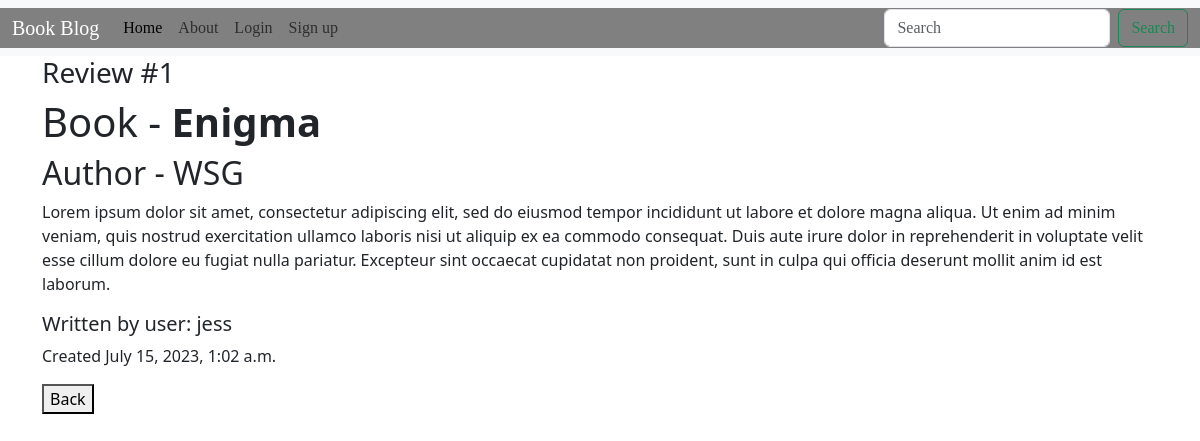
Screenshot of /posts/1/details with the database file from the repository.
### posts/models.py (models this page shows, shortened)
class Post(models.Model):
    book_title = models.CharField(max_length=128)
    book_author = models.CharField(max_length=128)
    body = models.TextField()
    post_author = models.ForeignKey(
        get_user_model(),
        on_delete=models.CASCADE)
    created_on = models.DateTimeField(auto_now_add=True)
    status = models.ForeignKey(
        Status,
        on_delete = models.CASCADE,
        null=True, default=None
    )

### accounts/models.py (models this page shows)
class CustomUser(AbstractUser):
    bio = models.TextField(blank=True)
    profile_image = models.ImageField(upload_to='profile_images', blank=True)

### posts/views.py (the view)
# urls.py: path("<int:pk>/details", views.PostDetailView.as_view(), name ='details'),
class PostDetailView(DetailView):
    template_name = "posts/details.html"
    model = Post
    fields = ["book_title", "book_author", "post_author", "body"]

### templates/posts/details.html (shortened to what this page needs)
{% extends 'base.html' %}
{% block content %}
<h3>Review #{{ post.id }}</h3>
<h1>Book - <strong>{{ post.book_title }}</strong></h1>
<h2>Author - <stong>{{ post.book_author }}</stong></h2>
<p>{{ post.body }}</p>
<h5>Written by user: {{ post.post_author }}</h5>
<p>Created {{ post.created_on }}</p>
<a href="{% url 'list'%}"><button>Back</button></a>
{% endblock content %}

### rows the page displays
Post: id "1", book_title "Enigma", book_author "WSG", body "Lorem ipsum dolor sit amet, consectetur adipiscing elit, sed do eiusmod tempor incididunt ut labore et dolore magna aliqua. Ut enim ad minim veniam, quis nostrud exercitation ullamco laboris nisi ut aliquip ex ea commodo consequat. Duis aute irure dolor in reprehenderit in voluptate velit esse cillum dolore eu fugiat nulla pariatur. Excepteur sint occaecat cupidatat non proident, sunt in culpa qui officia deserunt mollit anim id est laborum.", post_author "jess", created_on "July 15, 2023, 1:02 a.m."
